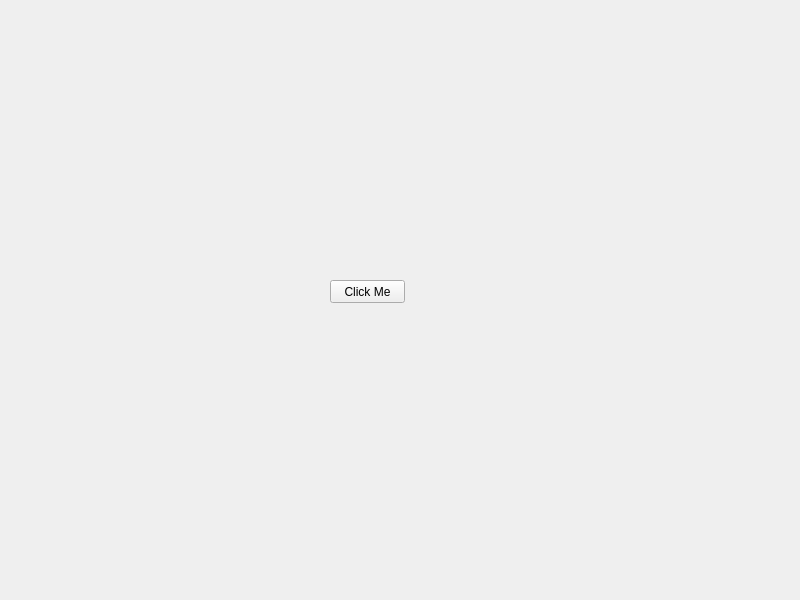
<?xml version="1.0" encoding="UTF-8"?>
<ui version="4.0">
 <class>Widget</class>
 <widget class="QWidget" name="Widget">
  <property name="geometry">
   <rect>
    <x>0</x>
    <y>0</y>
    <width>800</width>
    <height>600</height>
   </rect>
  </property>
  <property name="windowTitle">
   <string>Widget</string>
  </property>
  <widget class="QPushButton" name="pushButton">
   <property name="geometry">
    <rect>
     <x>330</x>
     <y>280</y>
     <width>75</width>
     <height>23</height>
    </rect>
   </property>
   <property name="text">
    <string>Click Me</string>
   </property>
  </widget>
 </widget>
 <resources/>
 <connections/>
</ui>
